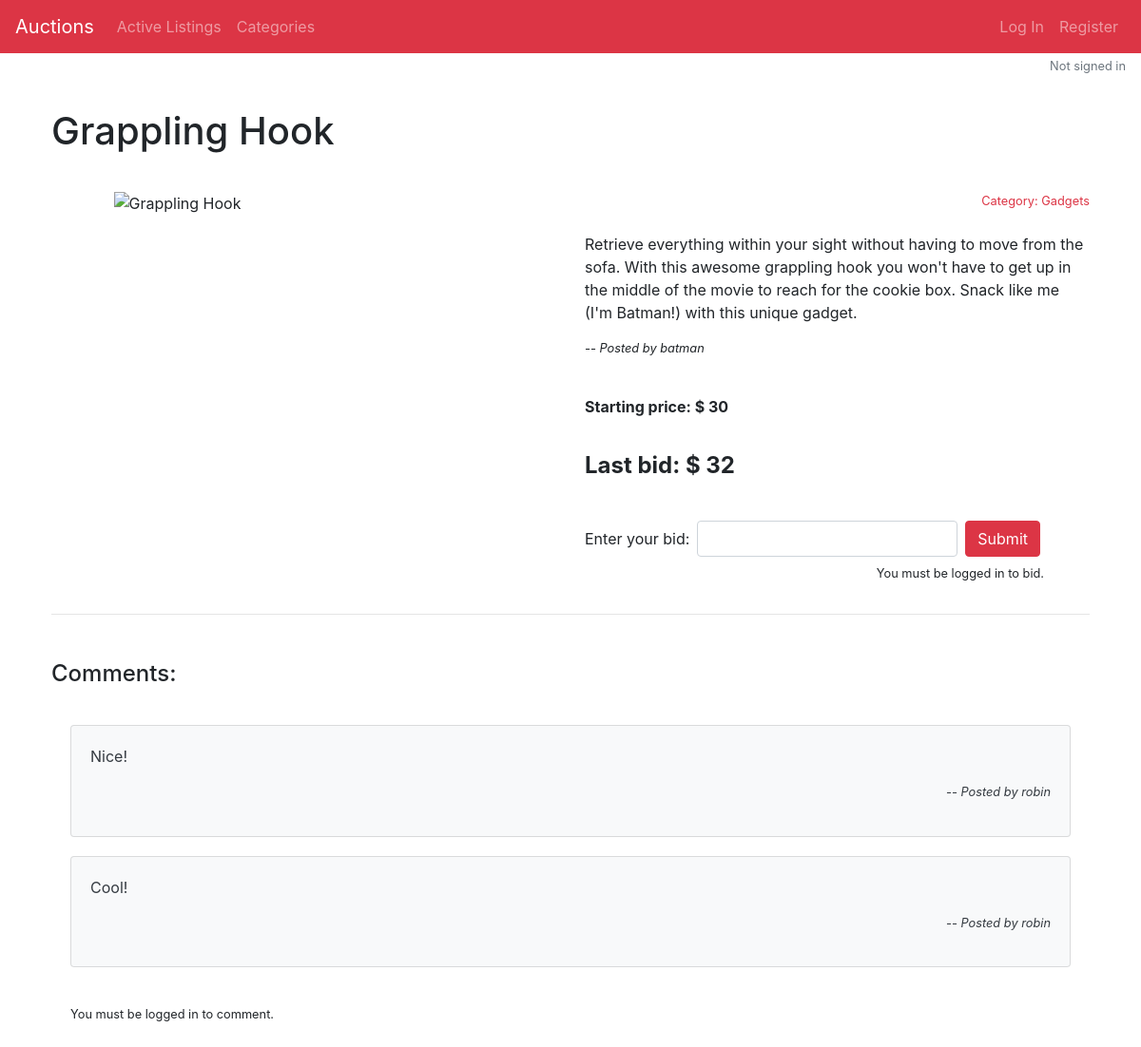
/listing/Grappling Hook, run on the app's committed database.
### auctions/models.py (models this page shows, shortened)
class Product(models.Model):
    title = models.CharField(max_length=64)
    image = models.TextField(max_length=300)
    description = models.TextField(max_length=300)
    price = models.IntegerField()
    current_bid = models.IntegerField(blank=True, default="0")
    user_id = models.ForeignKey(User, on_delete=models.CASCADE, related_name="user_id_prods")
    status = models.BooleanField(default=True)
    category = models.ForeignKey(Category, on_delete=models.CASCADE, related_name="category_name", blank=True, default="1")
    watchedby = models.ManyToManyField(User, blank=True, related_name="watchedby")

class Category(models.Model):
    category = models.CharField(max_length=64)
    def __str__(self):
        return f"Category: {self.category}"

class User(AbstractUser):
    pass

class Comment(models.Model):
    user_id = models.ForeignKey(User, on_delete=models.CASCADE, related_name="user_id_comments")
    product_id = models.ForeignKey(Product, on_delete=models.CASCADE, related_name="product_id_comments")
    comment = models.TextField(max_length=300)

### auctions/views.py (the view, shortened to what this page needs)
# urls.py: path("listing/<str:product_title>", views.productpage, name="productpage"),
def productpage(request, product_title, message=""):
    error = False
    if message:
        error = "Bid amount is insufficient."
    product = Product.objects.get(title=product_title)
    if not product:
        return HttpResponseRedirect(reverse("index"))
    comments = Comment.objects.filter(product_id=product.id)
    active = "a"
    author = False
    watchlist = "b"
    winner = "c"
    winnerforauthor = False
    winnerlogged = False
    if product.status == True:
        active = True
    return render(request, "auctions/productpage.html", {
        "product": product,
        "comments": comments,
        "active": active,
        "author": author,
        "watchlist": watchlist,
        "winner": winner,
        "winnerforauthor": winnerforauthor,
        "winnerlogged": winnerlogged,
        "error": error
    })

### auctions/templates/auctions/productpage.html (shortened to what this page needs)
{% extends "auctions/layout.html" %}
{% block body %}
    <h1>
        {{ product.title}}
    </h1>
    <div class="row">
        <div class="col-sm-6">
            <img src="{{ product.image }}" alt="{{ product.title }}" class="mx-auto d-block picsproduct">
        </div>
        <div class="col-sm-6">
            <p class="text-right small"><a href="../categories/{{ product.category.category }}">{{ product.category }}</a></p>
            <p class="pt-2">{{ product.description }}</p>
            {% if active and author %}
                <p class="small"><em>-- Posted by you!</em>&nbsp;&nbsp;&nbsp;<a href="{% url 'closelisting' product.title %}">close auction</a></p>
            {% elif active and not author %}
                <p class="small"><em>-- Posted by {{ product.user_id }}</em></p>
            {% endif %}
            <p class="pt-4 pb-3 font-weight-bold">Starting price: $ {{ product.price }}</p>
            {% if active %}
                {% if product.current_bid > product.price %}
                    <p class="font-weight-bold font24">Last bid: $ {{ product.current_bid }}</p>
                {% else %}
                    <p>No bids yet!</p>
                {% endif %}
            {% endif %}
            {% if active %}
                {% if author %}
                    <p class="mt-4">Bidding is open, but you can't bid on your own auction.</p>
                {% else %}
                    <form action="{% url 'bidding' product.title %}" method="get" class="form-inline pt-4">
                        <label for="bid" class="mb-2 mr-sm-2">Enter your bid:</label>
                        <input type="number" id="bid" name="bid" class="form-control  mb-2 mr-sm-2">
                        <input type="submit" value="Submit" class="btn btn-danger  mb-2 mr-sm-2">
                    </form>
                    {% if not user.is_authenticated %}
                        <p class="small text-right pr-5">You must be logged in to bid.</p>
                    {% endif %}
                {% endif %}
            {% endif %}
        </div>
    </div>
    <hr>
    <div class="my-5">
        <h4>Comments:</h4>
        {% for comment in comments %}
            <div class="card bg-light text-dark cardlist">
                <div class="card-body">
                    <p class="card-text">{{ comment.comment }}</p>
                    <p class="text-right small"><em>-- Posted by {{ comment.user_id }}</em></p>
                </div>
            </div>
        {% empty %}
            <p>No comments yet. Be the first to comment on this product!</p>
        {% endfor %}
        {% if active %}
            <div class="commentbox mb-5">
                {% if not user.is_authenticated %}
                    <p class="small">You must be logged in to comment.</p>
                {% endif %}
            </div>
        {% else %}
            <p>Comments are not allowed on closed listings.</p>
        {% endif %}
    </div>
{% endblock %}

### auctions/templates/auctions/layout.html (shortened to what this page needs)
{% load static %}
<!DOCTYPE html>
<html lang="en">
    <head>
        <link rel="stylesheet" href="https://stackpath.bootstrapcdn.com/bootstrap/4.4.1/css/bootstrap.min.css">
        <link href="{% static 'auctions/styles.css' %}" rel="stylesheet">
    </head>
    <body>
        <nav class="navbar navbar-expand-sm bg-danger navbar-dark">
            <a class="navbar-brand" href="{% url 'index' %}">Auctions</a>
            <ul class="navbar-nav">
              <li class="nav-item">
                <a class="nav-link" href="{% url 'index' %}">Active Listings</a>
              </li>
              <li class="nav-item">
                <a class="nav-link" href="{% url 'categories' %}">Categories</a>
              </li>
              {% if user.is_authenticated %}
                        <li class="nav-item">
                            <a class="nav-link" href="{% url 'watchlist' %}">Watchlist</a>
                        </li>
                        <li class="nav-item">
                            <a class="nav-link" href="{% url 'newlisting' %}">Create Listing</a>
                        </li>
                    </ul>
                    <ul class="navbar-nav ml-auto">
                        <li class="nav-item">
                            <a class="nav-link" href="{% url 'logout' %}">Log Out</a>
                        </li>
                    </ul>
                {% else %}
                    </ul>
                    <ul class="navbar-nav ml-auto">
                        <li class="nav-item">
                            <a class="nav-link" href="{% url 'login' %}">Log In</a>
                        </li>
                        <li class="nav-item">
                            <a class="nav-link" href="{% url 'register' %}">Register</a>
                        </li>
                    </ul>
                {% endif %}
        </nav>
        <div class="float-right small text-muted pt-1 pr-3">
            {% if user.is_authenticated %}
                Signed in as <strong>{{ user.username }}</strong>
            {% else %}
                Not signed in
            {% endif %}
        </div>
        <div class="container pt-4 px-4 py-5">
            {% block body %}
            {% endblock %}
        </div>
    </body>
</html>

### auctions/static/auctions/styles.css (style rules this page uses)
.picsproduct { width: 400px; }
.cardlist { margin: 20px; }
h1, h4 { margin-top: 10px !important; margin-bottom: 40px !important; }
a { color: #dc3545; }
.commentbox { margin: 40px 20px 20px 20px; }
.font24 { font-size: 24px; }
input[type=number] { -moz-appearance: textfield; }

### data on the page
Product: title "Grappling Hook", category "Category: Gadgets", description "Retrieve everything within your sight without having to move from the sofa. With this awesome grappling hook you won't have to get up in the middle of the movie to reach for the cookie box. Snack like me (I'm Batman!) with this unique gadget.", user_id "batman", price "30", current_bid "32"
Comment: comment "Nice!", user_id "robin"
Comment: comment "Cool!", user_id "robin"
